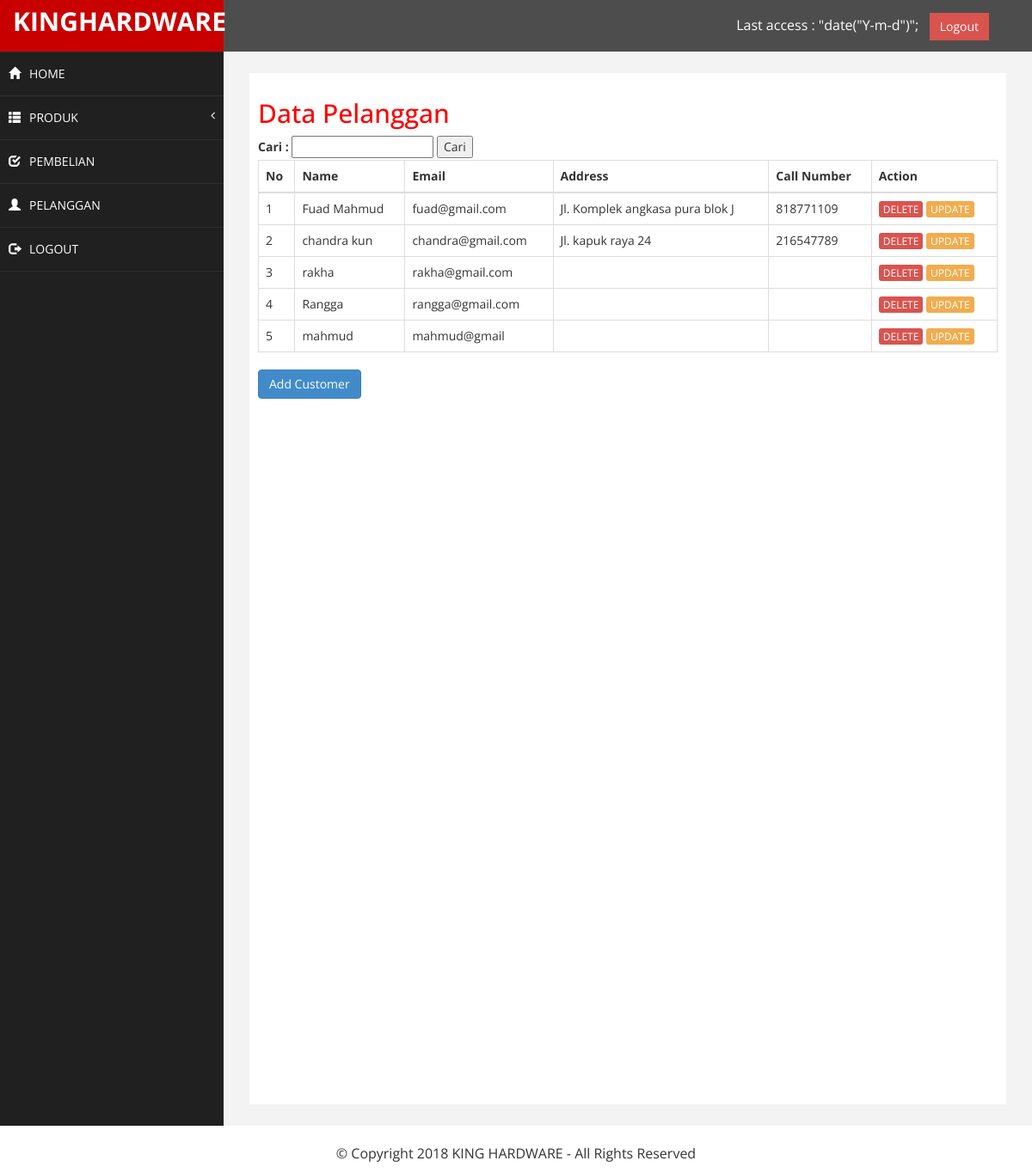
The page /Admin/index.php?halaman=pelanggan (signed in) on the database as committed earlier.
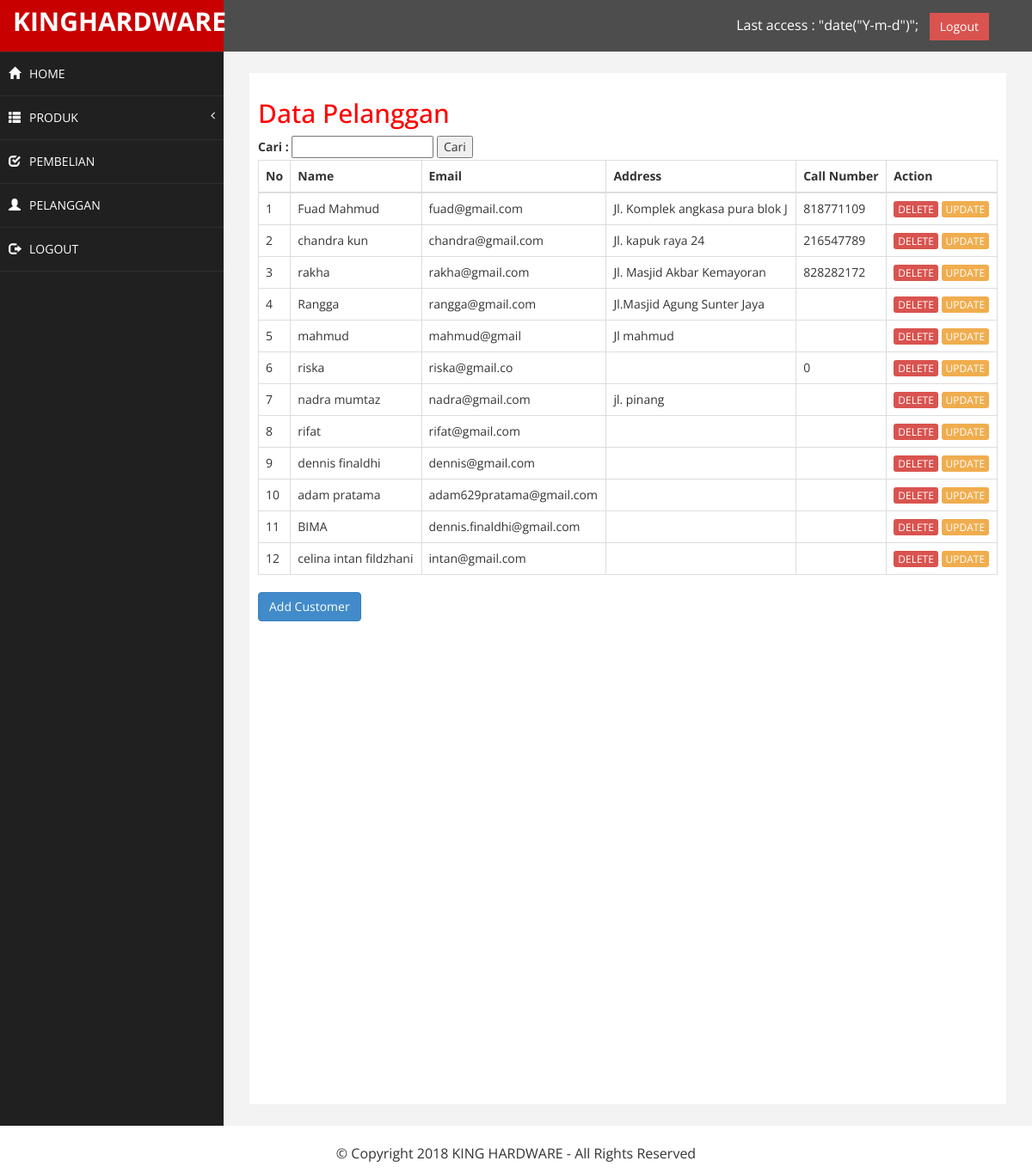
The same page on the database as committed later.
### tables this page shows
CREATE TABLE `pelanggan` (
  `id_pelanggan` int(11) NOT NULL,
  `nama_pelanggan` varchar(30) NOT NULL,
  `email_pelanggan` varchar(50) NOT NULL,
  `password_pelanggan` varchar(100) NOT NULL,
  `alamat_pelanggan` text,
  `telepon_pelanggan` int(20) DEFAULT NULL
);

### Admin/pelanggan.php (the view, shortened to what this page needs)
<h2>Data Pelanggan</h2>
<form action="pelanggan.php" method="get">
	<label>Cari :</label>
	<input type="text" name="cari">
	<input type="submit" value="Cari">
</form>
<table class="table table-bordered">
	<thead>
		<tr>
			<th>No</th>
			<th>Name</th>
			<th>Email</th>
			<th>Address</th>
			<th>Call Number</th>
			<th>Action</th>
		</tr>
	</thead>
	<tbody>
		<?php $nomor=1; ?>
		<?php
		$koneksi = new mysqli("localhost","root","","ideshop");
		?>
		<?php $ambil=$koneksi->query("SELECT * FROM pelanggan"); ?>
		<?php while($pecah = $ambil->fetch_assoc()){ ?>
		<tr>
			<td><?php echo $nomor; ?></td>
			<td><?php echo $pecah['nama_pelanggan']; ?></td>
			<td><?php echo $pecah['email_pelanggan']; ?></td>
			<td><?php echo $pecah['alamat_pelanggan']; ?> </td>
			<td><?php echo $pecah['telepon_pelanggan']; ?></td>
			<td>
				<a href="index.php?halaman=hapuspelanggan&id=<?php echo $pecah['id_pelanggan']; ?>" class="btn-danger btn-xs">DELETE</a>
				<a href="index.php?halaman=ubahpelanggan&id=<?php echo $pecah['id_pelanggan']; ?>" class="btn-xs btn-warning">UPDATE</a>
			</td>
		</tr>
		<?php $nomor++; ?>
		<?php } ?>
	</tbody>
</table>
<a href="" class="btn btn-primary">Add Customer</a>

### Admin/index.php (shortened to what this page needs)
<!DOCTYPE html>
<html xmlns="http://www.w3.org/1999/xhtml">
<head>
    <link href="assets/css/bootstrap.css" rel="stylesheet" />
    <link href="assets/css/font-awesome.css" rel="stylesheet" />
    <link href="assets/js/morris/morris-0.4.3.min.css" rel="stylesheet" />
    <link href="assets/css/custom.css" rel="stylesheet" />
</head>
<body>
    <div id="wrapper">
        <nav class="navbar navbar-default navbar-cls-top " role="navigation" style="margin-bottom: 0">
            <div class="navbar-header">
                <a class="navbar-brand" href="index.html">KINGHARDWARE</a>
            </div>
  <div style="color: white;
padding: 15px 50px 5px 50px;
float: right;
font-size: 16px;"> Last access : "date("Y-m-d")"; &nbsp; <a href="login.php" class="btn btn-danger square-btn-adjust">Logout</a> </div>
        </nav>
                <nav class="navbar-default navbar-side" role="navigation">
            <div class="sidebar-collapse">
                <ul class="nav" id="main-menu">
    <li><a href="index.php"><i class="glyphicon glyphicon-home"></i>HOME</a></li>
     <li><a href="#"><i class="glyphicon glyphicon-th-list"></i>PRODUK<span class="fa arrow"></span></a>
                    </li>
    <li><a href="index.php?halaman=pembelian"><i class="glyphicon glyphicon-check"></i>PEMBELIAN</a></li>
    <li><a href="index.php?halaman=pelanggan"><i class="glyphicon glyphicon-user"></i>PELANGGAN</a></li>
    <li><a href="index.php?halaman=logout"><i class="glyphicon glyphicon-log-out"></i>LOGOUT</a></li>
                </ul>
            </div>
        </nav>
        <div id="page-wrapper" >
            <div id="page-inner">
                <?php
                if (isset($_GET['halaman']))
                {
                    if ($_GET['halaman']=="produk")
                    {
                        include 'produk.php';
                    }
                    elseif ($_GET['halaman']=="kategori")
                    {
                        include 'kategori.php';
                    }
                    elseif ($_GET['halaman']=="vga")
                    {
                        include 'vga.php';
                    }
                    elseif ($_GET['halaman']=="ram")
                    {
                        include 'ram.php';
                    }
                    elseif ($_GET['halaman']=="processor")
                    {
                        include 'processor.php';
                    }
                    elseif ($_GET['halaman']=="harddisk")
                    {
                        include 'harddisk.php';
                    }
                    elseif ($_GET['halaman']=="mobo")
                    {
                        include 'mobo.php';
                    }
                    elseif ($_GET['halaman']=="psu")
                    {
                        include 'psu.php';
                    }
                    elseif ($_GET['halaman']=="pembelian")
                    {
                        include 'pembelian.php';
                    }
                    elseif ($_GET['halaman']=="pelanggan")
                    {
                        include 'pelanggan.php';
                    }
                    elseif ($_GET['halaman']=="detail")
                    {
                        include 'detail.php';
                    }
                    elseif ($_GET['halaman']=="tambahproduk")
                    {
                        include 'tambahproduk.php';
                    }
                    elseif ($_GET['halaman']=="tambahpelanggan")
                    {
                        include 'tambahpelanggan.php';
                    }
                    elseif ($_GET['halaman']=="hapusproduk")
                    {
                        include 'hapusproduk.php';
                    }
                    elseif ($_GET['halaman']=="ubahproduk")
                    {
                        include 'ubahproduk.php';
                    }
                    elseif ($_GET['halaman']=="hapuspelanggan")
                    {
                        include 'hapuspelanggan.php';
                    }
                    elseif ($_GET['halaman']=="ubahpelanggan")
                    {
                        include 'ubahpelanggan.php';
                    }
                    elseif ($_GET['halaman']=="logout")
                    {
                        include 'logout.php';
                    }
                }
                else
                {
                    include 'home.php';
                }
                ?>
                    </div>
                </div>
            </div>
    <div class="row row-copirayt">
                <p class="text-center" class="panel-heading">
                    © Copyright 2018 KING HARDWARE - All Rights Reserved
                </p>
            </div>
</body>
</html>

### Admin/assets/css/custom.css (style rules this page uses)
body { font-family: 'Open Sans', sans-serif; }
#wrapper { width: 100%; background:#202020; }
#page-wrapper { padding: 15px 15px; min-height: 600px; background:#F3F3F3; }
#page-inner { width:100%; margin:10px 20px 10px 0px; background-color:#fff!important; padding:10px; min-height:1200px; }
.text-center { text-align:center; }
h2 { color: #f00; }
.square-btn-adjust { border: 0px solid transparent; -webkit-border-radius: 0px; -moz-border-radius: 0px; border-radius: 0px; }
p { font-size:16px; line-height:25px; padding-top:20px; }
.navbar-cls-top .navbar-brand { color: #fff; background: #C90000; width: 260px; text-align: center; height: 60px; font-size: 30px; font-weight: 700; }
.arrow { float: right; }
.fa.arrow:before { content: "\f104"; }
.sidebar-collapse , .sidebar-collapse .nav { background:none; }
.sidebar-collapse .nav { padding:0; }
.sidebar-collapse .nav > li > a { color:#fff; background:#202020; text-shadow:none; }
.sidebar-collapse > .nav > li > a { padding:15px 10px; }
.sidebar-collapse > .nav > li { border-bottom: 1px solid rgba(107, 108, 109, 0.19); }
.navbar-side { border:none; background-color: #202020; }
.navbar-cls-top { background:#4D4D4D; border-bottom:none; }
.navbar-default { border:0px solid black; }
.navbar-header { background: #A70303; }
.nav > li > a > i { margin-right:10px; }
@media (min-width:768px) { #page-wrapper { margin: 0 0 0 260px; padding: 15px 30px; min-height: 1200px; } }
@media (min-width:768px) { .navbar-side { z-index: 1; position: absolute; width: 260px; } }
@media (min-width:768px) { .navbar { border-radius: 0px; } }

Rows that differ between the two databases and show on the page:
changed pelanggan "rakha": alamat_pelanggan (not shown) → "Jl. Masjid Akbar Kemayoran"; telepon_pelanggan (not shown) → "828282172"
changed pelanggan "Rangga": alamat_pelanggan (not shown) → "Jl.Masjid Agung Sunter Jaya"
changed pelanggan "mahmud": alamat_pelanggan (not shown) → "Jl mahmud"
added pelanggan: nama_pelanggan "riska", email_pelanggan "riska@gmail.co", telepon_pelanggan "0"
added pelanggan: nama_pelanggan "nadra mumtaz", email_pelanggan "nadra@gmail.com", alamat_pelanggan "jl. pinang"
added pelanggan: nama_pelanggan "rifat", email_pelanggan "rifat@gmail.com"
added pelanggan: nama_pelanggan "dennis finaldhi", email_pelanggan "dennis@gmail.com"
added pelanggan: nama_pelanggan "adam pratama", email_pelanggan "adam629pratama@gmail.com"
added pelanggan: nama_pelanggan "BIMA", email_pelanggan "dennis.finaldhi@gmail.com"
added pelanggan: nama_pelanggan "celina intan fildzhani", email_pelanggan "intan@gmail.com"
